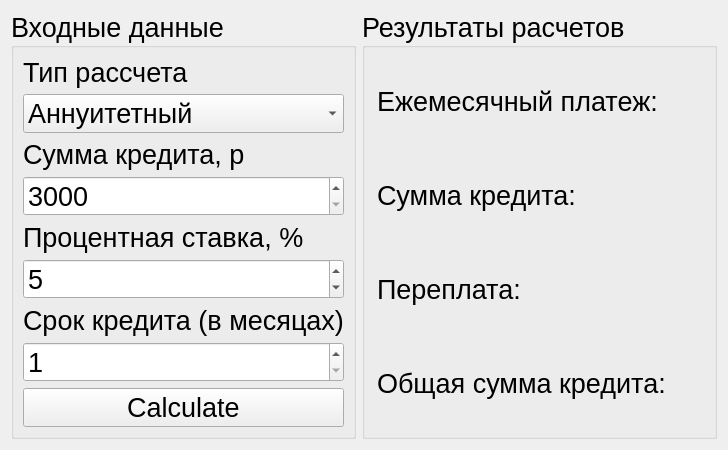
      <widget class="QWidget" name="tab_2">
       <property name="sizePolicy">
        <sizepolicy hsizetype="Preferred" vsizetype="Preferred">
         <horstretch>0</horstretch>
         <verstretch>0</verstretch>
        </sizepolicy>
       </property>
       <attribute name="title">
        <string>Credit</string>
       </attribute>
       <layout class="QGridLayout" name="gridLayout_5">
        <item row="0" column="0">
         <widget class="QGroupBox" name="groupBox_2">
          <property name="font">
           <font>
            <pointsize>20</pointsize>
           </font>
          </property>
          <property name="title">
           <string>Входные данные</string>
          </property>
          <layout class="QVBoxLayout" name="verticalLayout">
           <item>
            <widget class="QLabel" name="label_12">
             <property name="sizePolicy">
              <sizepolicy hsizetype="Preferred" vsizetype="Maximum">
               <horstretch>0</horstretch>
               <verstretch>0</verstretch>
              </sizepolicy>
             </property>
             <property name="font">
              <font>
               <pointsize>20</pointsize>
              </font>
             </property>
             <property name="text">
              <string>Тип рассчета</string>
             </property>
            </widget>
           </item>
           <item>
            <widget class="QComboBox" name="comboBox">
             <property name="sizePolicy">
              <sizepolicy hsizetype="Preferred" vsizetype="Maximum">
               <horstretch>0</horstretch>
               <verstretch>0</verstretch>
              </sizepolicy>
             </property>
             <property name="font">
              <font>
               <pointsize>20</pointsize>
              </font>
             </property>
             <property name="contextMenuPolicy">
              <enum>Qt::DefaultContextMenu</enum>
             </property>
             <property name="maxVisibleItems">
              <number>2</number>
             </property>
             <property name="sizeAdjustPolicy">
              <enum>QComboBox::AdjustToContentsOnFirstShow</enum>
             </property>
             <property name="iconSize">
              <size>
               <width>0</width>
               <height>0</height>
              </size>
             </property>
             <item>
              <property name="text">
               <string>Аннуитетный</string>
              </property>
             </item>
             <item>
              <property name="text">
               <string>Дифференцированный</string>
              </property>
             </item>
            </widget>
           </item>
           <item>
            <widget class="QLabel" name="label">
             <property name="sizePolicy">
              <sizepolicy hsizetype="Preferred" vsizetype="Maximum">
               <horstretch>0</horstretch>
               <verstretch>0</verstretch>
              </sizepolicy>
             </property>
             <property name="font">
              <font>
               <pointsize>20</pointsize>
              </font>
             </property>
             <property name="text">
              <string>Сумма кредита, р</string>
             </property>
            </widget>
           </item>
           <item>
            <widget class="QSpinBox" name="spinBox">
             <property name="sizePolicy">
              <sizepolicy hsizetype="Preferred" vsizetype="Maximum">
               <horstretch>0</horstretch>
               <verstretch>0</verstretch>
              </sizepolicy>
             </property>
             <property name="font">
              <font>
               <pointsize>20</pointsize>
              </font>
             </property>
             <property name="minimum">
              <number>3000</number>
             </property>
             <property name="maximum">
              <number>100000000</number>
             </property>
             <property name="displayIntegerBase">
              <number>10</number>
             </property>
            </widget>
           </item>
           <item>
            <widget class="QLabel" name="label_2">
             <property name="sizePolicy">
              <sizepolicy hsizetype="Preferred" vsizetype="Maximum">
               <horstretch>0</horstretch>
               <verstretch>0</verstretch>
              </sizepolicy>
             </property>
             <property name="font">
              <font>
               <pointsize>20</pointsize>
              </font>
             </property>
             <property name="text">
              <string>Процентная ставка, %</string>
             </property>
            </widget>
           </item>
           <item>
            <widget class="QSpinBox" name="spinBox_2">
             <property name="sizePolicy">
              <sizepolicy hsizetype="Preferred" vsizetype="Maximum">
               <horstretch>0</horstretch>
               <verstretch>0</verstretch>
              </sizepolicy>
             </property>
             <property name="font">
              <font>
               <pointsize>20</pointsize>
              </font>
             </property>
             <property name="minimum">
              <number>1</number>
             </property>
             <property name="maximum">
              <number>1000</number>
             </property>
             <property name="value">
              <number>5</number>
             </property>
            </widget>
           </item>
           <item>
            <widget class="QLabel" name="label_3">
             <property name="sizePolicy">
              <sizepolicy hsizetype="Preferred" vsizetype="Maximum">
               <horstretch>0</horstretch>
               <verstretch>0</verstretch>
              </sizepolicy>
             </property>
             <property name="font">
              <font>
               <pointsize>20</pointsize>
              </font>
             </property>
             <property name="text">
              <string>Срок кредита (в месяцах)</string>
             </property>
            </widget>
           </item>
           <item>
            <widget class="QSpinBox" name="spinBox_3">
             <property name="sizePolicy">
              <sizepolicy hsizetype="Preferred" vsizetype="Maximum">
               <horstretch>0</horstretch>
               <verstretch>0</verstretch>
              </sizepolicy>
             </property>
             <property name="font">
              <font>
               <pointsize>20</pointsize>
              </font>
             </property>
             <property name="minimum">
              <number>1</number>
             </property>
             <property name="maximum">
              <number>100</number>
             </property>
            </widget>
           </item>
           <item>
            <widget class="QPushButton" name="pushButton_33">
             <property name="sizePolicy">
              <sizepolicy hsizetype="Minimum" vsizetype="Maximum">
               <horstretch>0</horstretch>
               <verstretch>0</verstretch>
              </sizepolicy>
             </property>
             <property name="font">
              <font>
               <pointsize>20</pointsize>
              </font>
             </property>
             <property name="text">
              <string>Calculate</string>
             </property>
            </widget>
           </item>
          </layout>
         </widget>
        </item>
        <item row="0" column="1">
         <widget class="QGroupBox" name="groupBox">
          <property name="sizePolicy">
           <sizepolicy hsizetype="Preferred" vsizetype="Minimum">
            <horstretch>0</horstretch>
            <verstretch>0</verstretch>
           </sizepolicy>
          </property>
          <property name="font">
           <font>
            <pointsize>20</pointsize>
           </font>
          </property>
          <property name="title">
           <string>Результаты расчетов</string>
          </property>
          <layout class="QGridLayout" name="gridLayout_4">
           <property name="leftMargin">
            <number>12</number>
           </property>
           <property name="rightMargin">
            <number>12</number>
           </property>
           <property name="horizontalSpacing">
            <number>20</number>
           </property>
           <item row="1" column="1">
            <widget class="QLabel" name="label_7">
             <property name="text">
              <string/>
             </property>
            </widget>
           </item>
           <item row="3" column="0">
            <widget class="QLabel" name="label_10">
             <property name="text">
              <string>Общая сумма кредита:</string>
             </property>
            </widget>
           </item>
           <item row="0" column="1">
            <widget class="QLabel" name="label_6">
             <property name="sizePolicy">
              <sizepolicy hsizetype="Preferred" vsizetype="Preferred">
               <horstretch>0</horstretch>
               <verstretch>0</verstretch>
              </sizepolicy>
             </property>
             <property name="text">
              <string/>
             </property>
            </widget>
           </item>
           <item row="2" column="0">
            <widget class="QLabel" name="label_8">
             <property name="text">
              <string>Переплата:</string>
             </property>
            </widget>
           </item>
           <item row="1" column="0">
            <widget class="QLabel" name="label_5">
             <property name="sizePolicy">
              <sizepolicy hsizetype="Maximum" vsizetype="Preferred">
               <horstretch>0</horstretch>
               <verstretch>0</verstretch>
              </sizepolicy>
             </property>
             <property name="text">
              <string>Сумма кредита:</string>
             </property>
            </widget>
           </item>
           <item row="2" column="1">
            <widget class="QLabel" name="label_9">
             <property name="text">
              <string/>
             </property>
            </widget>
           </item>
           <item row="3" column="1">
            <widget class="QLabel" name="label_11">
             <property name="text">
              <string/>
             </property>
            </widget>
           </item>
           <item row="0" column="0">
            <widget class="QLabel" name="label_4">
             <property name="sizePolicy">
              <sizepolicy hsizetype="Preferred" vsizetype="Preferred">
               <horstretch>0</horstretch>
               <verstretch>0</verstretch>
              </sizepolicy>
             </property>
             <property name="text">
              <string>Ежемесячный платеж:</string>
             </property>
            </widget>
           </item>
          </layout>
         </widget>
        </item>
       </layout>
      </widget>
